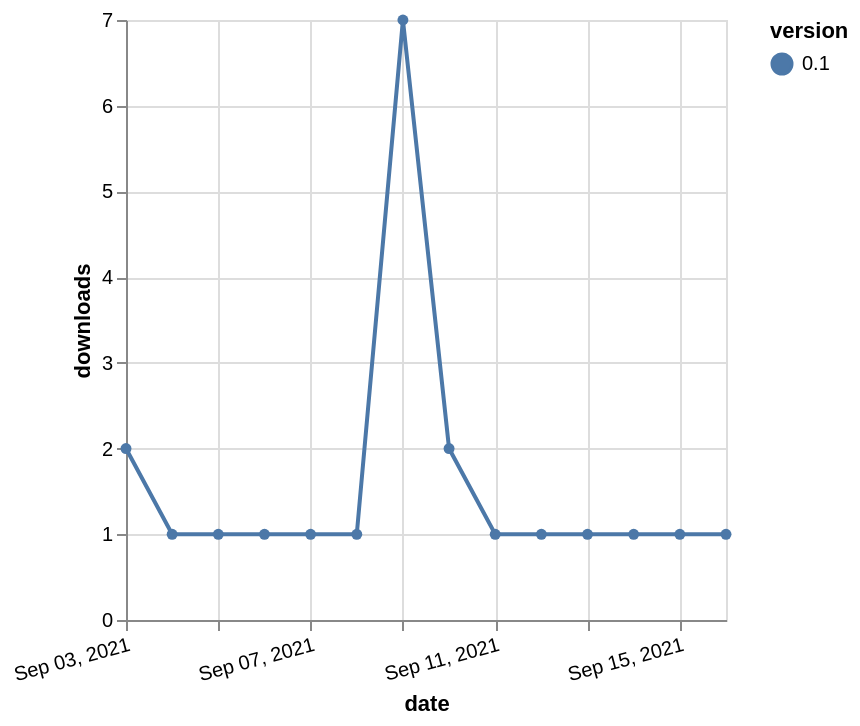

Vega-Lite specification stored for this chart:
### Vega-Lite specification from a JSON file in a GitHub repository (floating-point values rounded to 4 significant figures)
{"$schema": "https://vega.github.io/schema/vega-lite/v5.json", "description": "A simple bar chart with embedded data.", "data": {"values": [{"date": "2021-09-03", "total": 493, "delta": 2, "version": "0.1"}, {"date": "2021-09-04", "total": 494, "delta": 1, "version": "0.1"}, {"date": "2021-09-05", "total": 495, "delta": 1, "version": "0.1"}, {"date": "2021-09-06", "total": 496, "delta": 1, "version": "0.1"}, {"date": "2021-09-07", "total": 497, "delta": 1, "version": "0.1"}, {"date": "2021-09-08", "total": 498, "delta": 1, "version": "0.1"}, {"date": "2021-09-09", "total": 505, "delta": 7, "version": "0.1"}, {"date": "2021-09-10", "total": 507, "delta": 2, "version": "0.1"}, {"date": "2021-09-11", "total": 508, "delta": 1, "version": "0.1"}, {"date": "2021-09-12", "total": 509, "delta": 1, "version": "0.1"}, {"date": "2021-09-13", "total": 510, "delta": 1, "version": "0.1"}, {"date": "2021-09-14", "total": 511, "delta": 1, "version": "0.1"}, {"date": "2021-09-15", "total": 512, "delta": 1, "version": "0.1"}, {"date": "2021-09-16", "total": 513, "delta": 1, "version": "0.1"}]}, "width": "container", "mark": {"type": "line", "point": {"filled": true}}, "encoding": {"x": {"field": "date", "type": "temporal", "timeUnit": "yearmonthdate", "title": "date", "axis": {"labelAngle": -15}}, "y": {"field": "delta", "type": "quantitative", "title": "downloads"}, "color": {"field": "version", "type": "nominal"}, "tooltip": {"field": "delta"}}}
